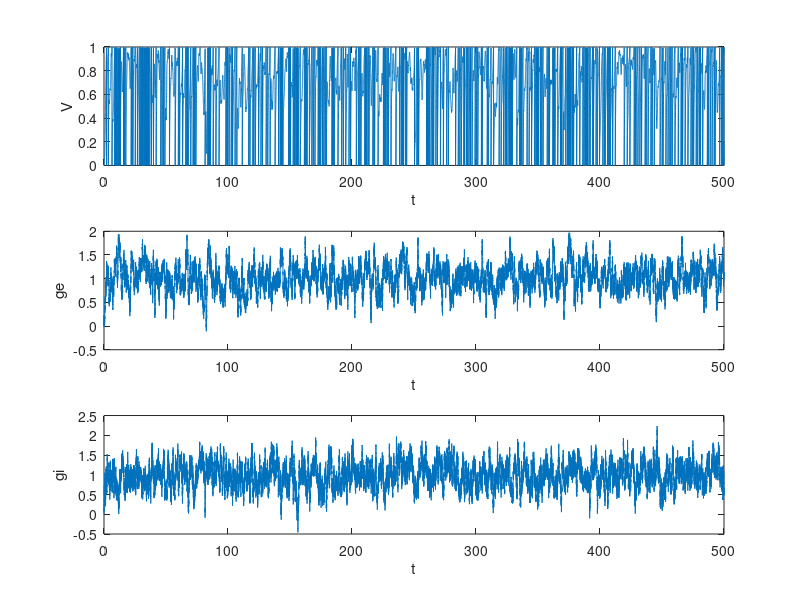

Reproduce this figure in MATLAB.
% Simulates a general nonlinear IF neuron driven by OU conductance

dt=0.01 ; %ms
Tmax = 500; 

tlist=0:dt:Tmax;
nsteps=length(tlist);
Vlist=zeros(1,nsteps);  %list of voltages that come from simulation
gelist=zeros(1,nsteps);
gilist=zeros(1,nsteps);
Iapplist=zeros(1,nsteps);
tslist=[] ; %list of spike times

%define current-voltage relationship here
C=1;  %capacitance
f = @(V) 1/C*(-V +  V^2) ;  %QIF

%eventually seek to fit:
%C dV/dt = I_ion + I_app
%rewrite
%dV / dt = f(V) + I_app /C
%so we must find both f(V) and C!


%define after-spike current here
tau_AHP=5; %ms
h = @(t) 0.5*1*-exp(-t/tau_AHP)/C ;

%define threshold and reset
Vt=1; Vr=0;
Vlist(1) = Vr;

%define time consts of conductance, mean levels, standard deviations, and reversal potentials
tau_ge=1; Ve=2.5; me=1; stde=.3;  %make sure Ve is over thresh, or get no spikes
tau_gi=2; Vi=0; mi=1; stdi=.3;

%formula for OU:
%dx =  tau(m - x) dt + sigma dW
%gives mean m, time const tau, standard deviation=sigma/sqrt(2 tau)
%so, set sigma = std*sqrt(2 tau)

ts=-Inf;  %set up time of last spike to be back in past, initially

for n=1:(nsteps-1)
    
    Iapplist(n) = gelist(n)*(Ve - Vlist(n)) + gilist(n)*(Vi - Vlist(n)) ;
    
    Vlist(n+1) = Vlist(n) + dt*( f(Vlist(n)) +  h(tlist(n)-ts) + 1/C*(Iapplist(n))) ;

    gelist(n+1) = gelist(n) + dt*tau_ge*(me - gelist(n)) + stde*sqrt(2* tau_ge)*sqrt(dt)*randn ;
    gilist(n+1) = gilist(n) + dt*tau_gi*(me - gilist(n)) + stdi*sqrt(2* tau_gi)*sqrt(dt)*randn ;    

    %spike detect / reset / AHP
    if Vlist(n+1) > Vt ;
        Vlist(n+1) = Vr ;
        ts = tlist(n) ; %time of last spike;
        tslist=[tslist ts];
    end
    
end

figure
subplot(311)
set(gca,'FontSize',16)
plot(tlist,Vlist)
xlabel('t'); ylabel('V')
subplot(312)
set(gca,'FontSize',16)
plot(tlist,gelist)
xlabel('t'); ylabel('ge')
subplot(313)
set(gca,'FontSize',16)
plot(tlist,gilist)
xlabel('t'); ylabel('gi')


%save data if want to use in later model construction
save cell_data tlist gelist gilist Ve Vi Vlist tslist C Iapplist